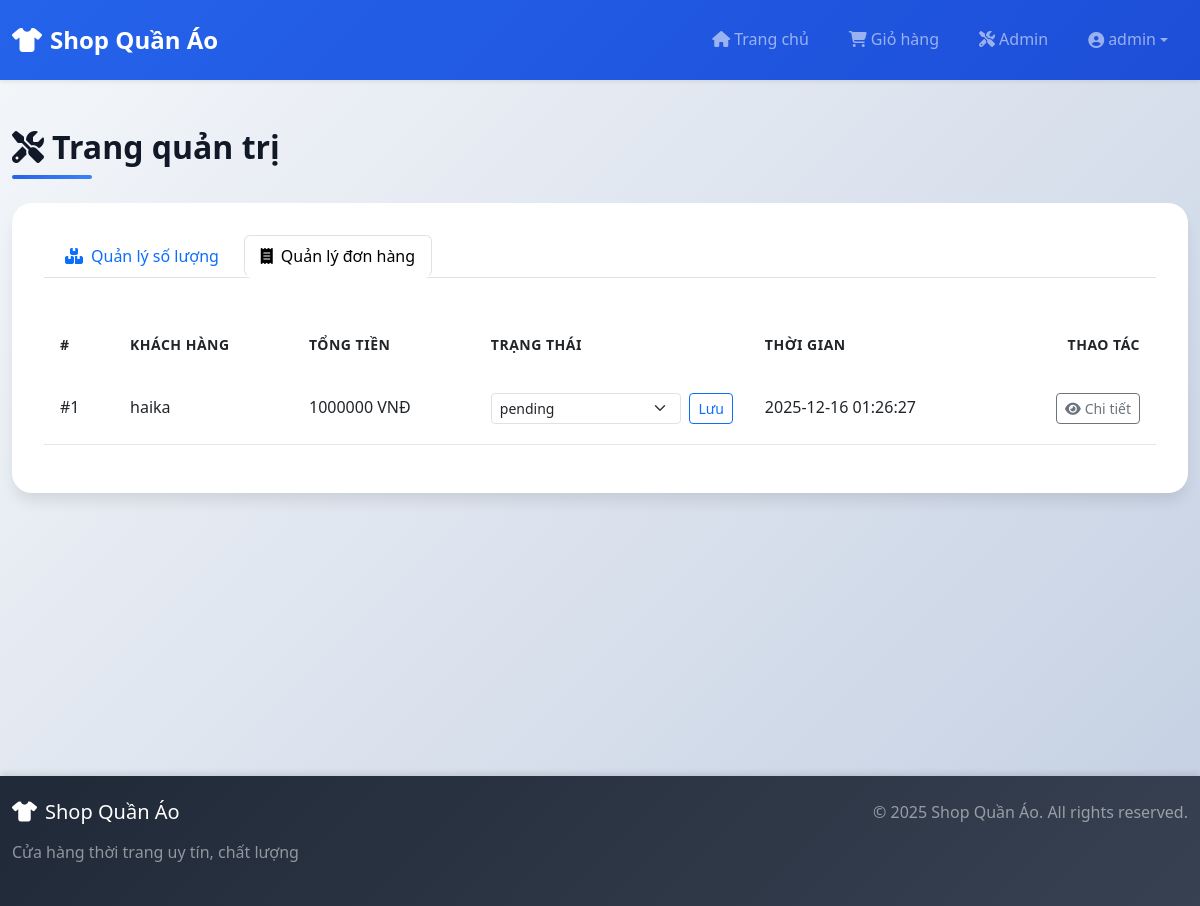
Page /admin/orders (signed in) on the earlier database version.
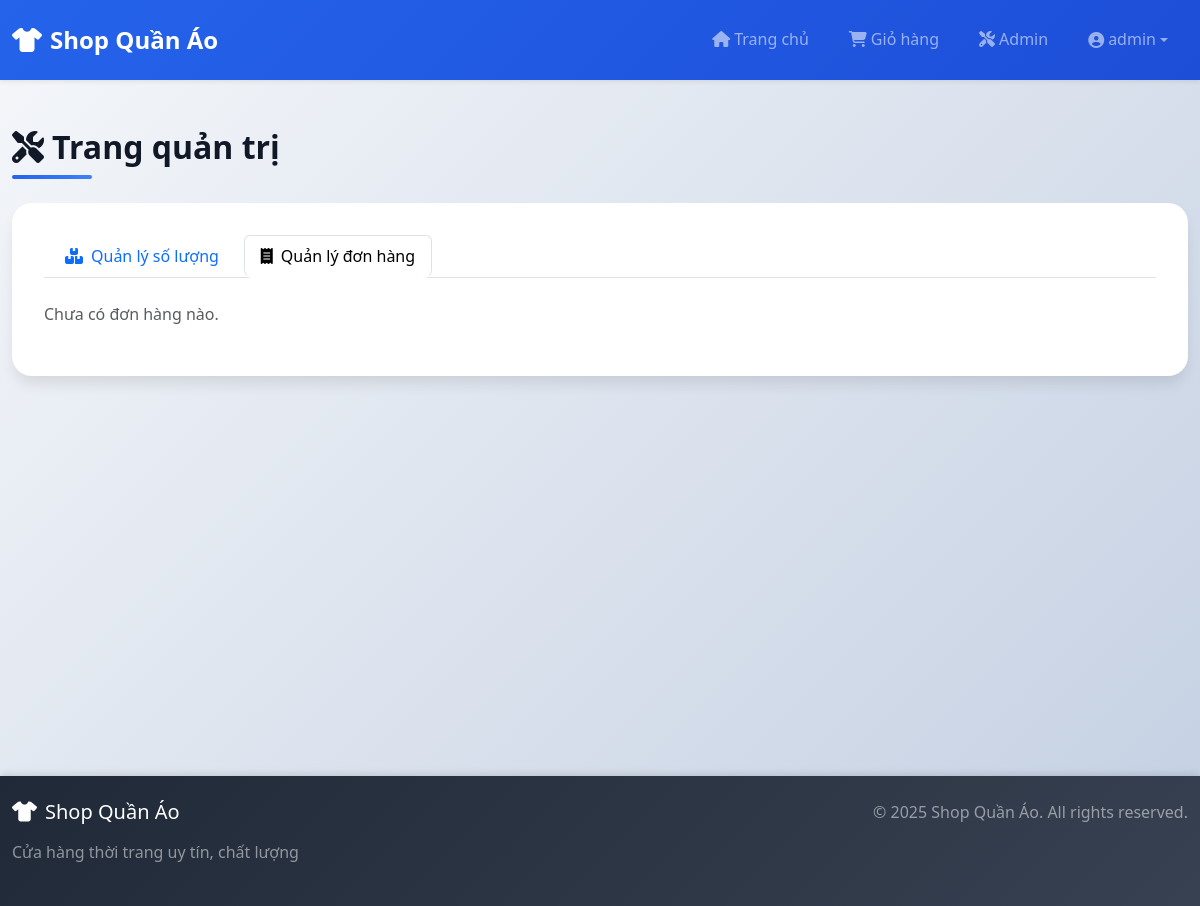
Same page on the later database version.
### tables this page shows
CREATE TABLE orders (
        id INTEGER PRIMARY KEY AUTOINCREMENT,
        user_id INTEGER,        -- người mua
        total_amount INTEGER,   -- tổng tiền đơn hàng
        created_at TEXT,        -- thời gian tạo
        status TEXT DEFAULT 'completed', -- trạng thái đơn
        FOREIGN KEY (user_id) REFERENCES users(id)
    );

CREATE TABLE users (
        id INTEGER PRIMARY KEY AUTOINCREMENT,
        fullname TEXT,
        email TEXT,
        phone TEXT,
        address TEXT,
        username TEXT UNIQUE,
        password TEXT,
        role TEXT DEFAULT 'user'   -- 'admin' hoặc 'user'
    );

### app.py (the view)
@app.route("/admin/orders")
def admin_orders():
    if session.get("role") != "admin":
        return "URL không khả dụng - bạn không có quyền truy cập trang quản trị.", 403
    conn = get_db()
    c = conn.cursor()
    c.execute(
        """
        SELECT o.id, o.total_amount, o.created_at, o.status, u.username
        FROM orders o
        JOIN users u ON o.user_id = u.id
        ORDER BY o.created_at DESC
        """
    )
    orders = c.fetchall()
    return render_template("admin_orders.html", orders=orders, active_tab="orders")

### app.py (called while the page is built)
def get_db():
    if 'db' not in g:
        g.db = sqlite3.connect(current_app.config['DATABASE'])
        g.db.row_factory = sqlite3.Row
    return g.db

### templates/admin_orders.html
{% extends "base.html" %}
{% block content %}
<div class="admin-header mb-4">
    <h2 class="section-title">
        <i class="fas fa-tools me-2"></i>Trang quản trị
    </h2>
    <div class="section-divider"></div>
</div>
<div class="admin-container">
    <ul class="nav nav-tabs mb-4" role="tablist">
        <li class="nav-item" role="presentation">
            <a class="nav-link {% if active_tab == 'inventory' %}active{% endif %}" href="/admin">
                <i class="fas fa-boxes me-2"></i>Quản lý số lượng
            </a>
        </li>
        <li class="nav-item" role="presentation">
            <a class="nav-link {% if active_tab == 'orders' %}active{% endif %}" href="/admin/orders">
                <i class="fas fa-receipt me-2"></i>Quản lý đơn hàng
            </a>
        </li>
    </ul>
    {% if orders %}
    <div class="table-responsive">
        <table class="table admin-table">
            <thead>
            <tr>
                <th>#</th>
                <th>Khách hàng</th>
                <th>Tổng tiền</th>
                <th>Trạng thái</th>
                <th>Thời gian</th>
                <th class="text-end">Thao tác</th>
            </tr>
            </thead>
            <tbody>
            {% for o in orders %}
            <tr>
                <td>#{{ o['id'] }}</td>
                <td>{{ o['username'] }}</td>
                <td>{{ o['total_amount']|int }} VNĐ</td>
                <td>
                    <form method="post" action="/admin/orders/{{ o['id'] }}/status" class="d-flex align-items-center gap-2">
                        <select name="status" class="form-select form-select-sm">
                            {% set statuses = ['pending', 'processing', 'completed', 'cancelled'] %}
                            {% for st in statuses %}
                                <option value="{{ st }}" {% if o['status'] == st %}selected{% endif %}>{{ st }}</option>
                            {% endfor %}
                        </select>
                        <button type="submit" class="btn btn-sm btn-outline-primary">
                            Lưu
                        </button>
                    </form>
                </td>
                <td>{{ o['created_at'] }}</td>
                <td class="text-end">
                    <a href="/admin/orders/{{ o['id'] }}" class="btn btn-sm btn-outline-secondary">
                        <i class="fas fa-eye me-1"></i>Chi tiết
                    </a>
                </td>
            </tr>
            {% endfor %}
            </tbody>
        </table>
    </div>
    {% else %}
    <p class="text-muted">Chưa có đơn hàng nào.</p>
    {% endif %}
</div>
{% endblock %}

Differences in the rows shown:
removed orders: id "1", username "haika", total_amount "1000000", status "pending", created_at "2025-12-16 01:26:27"
Other differences:
text no longer shown: "# KHÁCH HÀNG TỔNG TIỀN TRẠNG THÁI THỜI GIAN THAO TÁC"
text now shown: "Chưa có đơn hàng nào."
